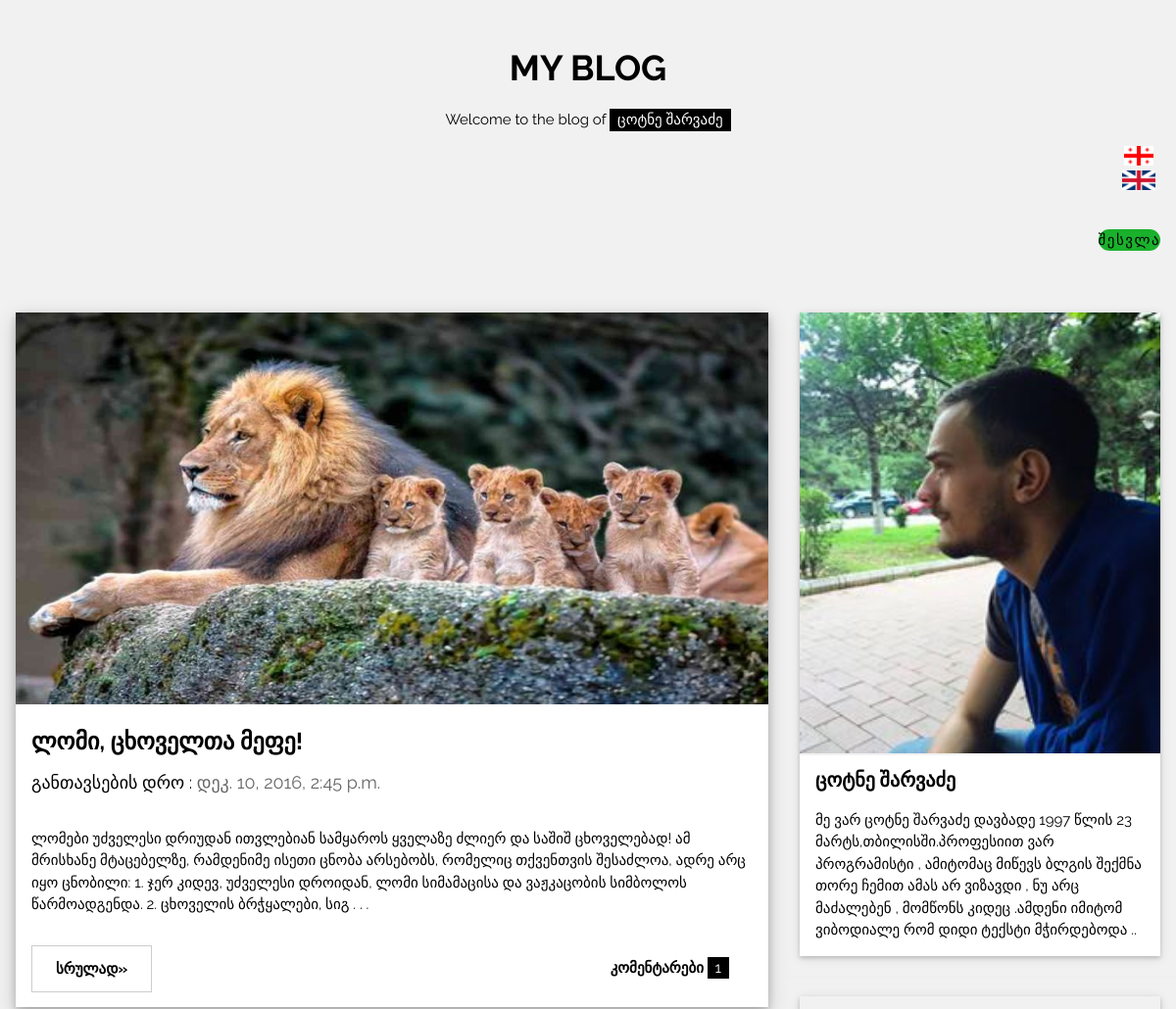
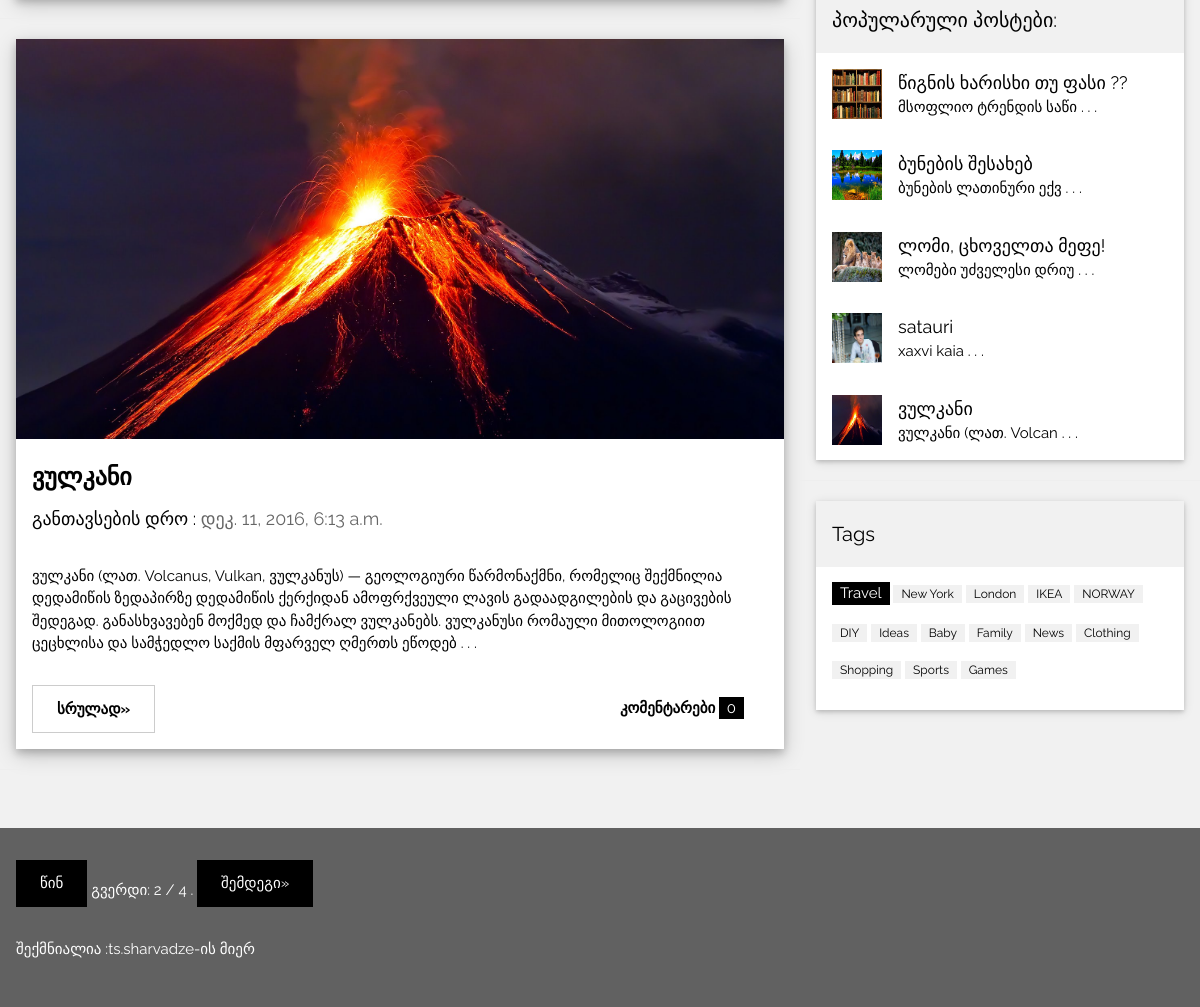
/app/?page=2, run on the app's committed database (2 pictures, top to bottom).
### app/models.py (models this page shows, shortened)
class Post(models.Model):
	postis_satauri=models.CharField(verbose_name=_("სათაური"),max_length=50)
	postis_contenti=models.TextField(verbose_name=_("კონტენტი"))
	sheqmnis_dro=models.DateTimeField(verbose_name=_('შექმნის დრო'),auto_now_add=True, blank=True)
	surati=models.ImageField(verbose_name=_("სურათი"),upload_to='app')
	ganaxlebis_dro=models.DateTimeField(verbose_name=_('განახლების დრო'),auto_now_add=True, blank=True)
	comment= models.ManyToManyField(Comment,verbose_name=_("კომენტარი"))
	def get_medium_desc(self):
		return self.postis_contenti[:300]+" . . ."
	def get_short_desc(self):
		return self.postis_contenti[:20]+" . . ."
	class Meta:
		verbose_name_plural=_("პოსტები")
		verbose_name=_("პოსტი")

### app/views.py (the view)
def index(request):
	def my_sort(a):
		return a.comment.count()
	postebis_sia=Post.objects.all()
	popularuli_postebi=[i for i in postebis_sia]
	popularuli_postebi.sort(key=my_sort,reverse=True)
	popularuli_postebi=popularuli_postebi[:5]
	paginator = Paginator(postebis_sia, 2) # Show 2 contacts per page
	page = request.GET.get('page')
	try:
		contacts = paginator.page(page)
	except PageNotAnInteger:
		contacts = paginator.page(1)
	except EmptyPage:
		contacts = paginator.page(paginator.num_pages)
	page_num=contacts.number
	postebis_sia=postebis_sia[page_num*2-2:page_num*2]
	context={
		"postebis_sia":postebis_sia,
		"popularuli_postebi":popularuli_postebi,
		"contacts":contacts,
		"user":request.user
		}
	return render(request,'app/new.html',context)

### templates/app/new.html (shortened to what this page needs)
{% load i18n %}
<!DOCTYPE html>
<html>
{% load static %}
<link rel="stylesheet" href="{% static 'css/new.css' %}">
<body class="w3-light-grey">
<div class="w3-content" style="max-width:1400px">
<header class="w3-container w3-center w3-padding-32">
  <h1><b>MY BLOG</b></h1>
  <p>Welcome to the blog of <span class="w3-tag">{% trans "ცოტნე შარვაძე" %}</span></p>
  {% include "app/lang_change.html" %}
{% include "app/log_out.html" %}
</header>
<div class="w3-row">
<div class="w3-col l8 s12">
  {% for object in postebis_sia %}
  <div class="w3-card-4 w3-margin w3-white">
    <img src="{{object.surati.url}}" alt="Nature" style="width: 100%; height: 400px;">
    <div class="w3-container w3-padding-8">
      <h3><b>{{object.postis_satauri}}</b></h3>
      <h5>{% trans "განთავსების დრო" %} : <span class="w3-opacity">{{ object.sheqmnis_dro }}</span></h5>
    </div>
    <div class="w3-container">
      <p>{{object.get_medium_desc}}</p>
      <div class="w3-row">
        <div class="w3-col m8 s12">
          <p><a type="button" href="{% url 'app:srulad' object.id %}"  class="w3-btn w3-padding-large w3-white w3-border w3-hover-border-black"><b>{% trans "სრულად" %}»</b></a></p>
        </div>
        <div class="w3-col m4 w3-hide-small">
          <p><span class="w3-padding-large w3-right"><b>{% trans "კომენტარები" %} </b> <span class="w3-tag">{{object.comment.count}}</span></span></p>
        </div>
      </div>
    </div>
  </div>
  <hr>
  {% endfor %}
</div>
<div class="w3-col l4">
  <div class="w3-card-2 w3-margin w3-margin-top">
  <img src="{% static 'img/prof.jpg' %}" style="width: 100%; height: 450px;">
    <div class="w3-container w3-white">
      <h4><b>{% trans "ცოტნე შარვაძე" %}</b></h4>
      <p>{% trans "მე ვარ ცოტნე შარვაძე დავბადე 1997 წლის 23 მარტს,თბილისში.პროფესიით ვარ პროგრამისტი , ამიტომაც მიწევს ბლგის შექმნა თორე ჩემით ამას არ ვიზავდი , ნუ არც მაძალებენ , მომწონს კიდეც .ამდენი იმიტომ ვიბოდიალე რომ დიდი ტექსტი მჭირდებოდა .. "%}</p>
    </div>
  </div><hr>
  <div class="w3-card-2 w3-margin">
    <div class="w3-container w3-padding">
      <h4>{% trans "პოპულარული პოსტები" %}:</h4>
    </div>
    {% for i in popularuli_postebi %}
    <ul class="w3-ul w3-hoverable w3-white"><a  href="{% url 'app:srulad' i.id %}">
      <li class="w3-padding-16">
        <img src="{{i.surati.url}}" alt="Image" class="w3-left w3-margin-right" style="width:50px;height: 50px">
        <span class="w3-large">{{i.postis_satauri}}</span><br>
        <span>{{i.get_short_desc}}</span>
      </a>
    </ul>
    {% endfor %}
  </div>
  <hr>
  <div class="w3-card-2 w3-margin">
    <div class="w3-container w3-padding">
      <h4>Tags</h4>
    </div>
    <div class="w3-container w3-white">
    <p><span class="w3-tag w3-black w3-margin-bottom">Travel</span> <span class="w3-tag w3-light-grey w3-small w3-margin-bottom">New York</span> <span class="w3-tag w3-light-grey w3-small w3-margin-bottom">London</span>
      <span class="w3-tag w3-light-grey w3-small w3-margin-bottom">IKEA</span> <span class="w3-tag w3-light-grey w3-small w3-margin-bottom">NORWAY</span> <span class="w3-tag w3-light-grey w3-small w3-margin-bottom">DIY</span>
      <span class="w3-tag w3-light-grey w3-small w3-margin-bottom">Ideas</span> <span class="w3-tag w3-light-grey w3-small w3-margin-bottom">Baby</span> <span class="w3-tag w3-light-grey w3-small w3-margin-bottom">Family</span>
      <span class="w3-tag w3-light-grey w3-small w3-margin-bottom">News</span> <span class="w3-tag w3-light-grey w3-small w3-margin-bottom">Clothing</span> <span class="w3-tag w3-light-grey w3-small w3-margin-bottom">Shopping</span>
      <span class="w3-tag w3-light-grey w3-small w3-margin-bottom">Sports</span> <span class="w3-tag w3-light-grey w3-small w3-margin-bottom">Games</span>
    </p>
    </div>
  </div>
</div>
</div><br>
</div>
<footer class="w3-container w3-dark-grey w3-padding-32 w3-margin-top">
    <div class="pagination">
      <span class="step-links">
          {% if contacts.has_previous %}
              <a class="w3-btn w3-padding-large w3-margin-bottom" href="?page={{ contacts.previous_page_number }}">{% trans "წინ" %}</a>
          {% endif %}
          <span class="current">
              {% trans "გვერდი" %}: {{ contacts.number }} / {{ contacts.paginator.num_pages }} .
          </span>
          {% if contacts.has_next %}
              <a class="w3-btn w3-padding-large w3-margin-bottom" href="?page={{ contacts.next_page_number }}">{% trans "შემდეგი" %}»</a>
          {% endif %}
      </span>
  </div>
  <p>{% trans "შექმნიალია  :" %}<a href="https://www.facebook.com/tsotnesharvadze" target="_blank">ts.sharvadze</a>{% trans "-ის მიერ" %}</p>
</footer>
</body>
</html>

### templates/app/new.html (style rules this page uses)
body,h1,h2,h3,h4,h5 { font-family: "Raleway", sans-serif }

### data on the page
Post: surati (picture), postis_satauri "ლომი, ცხოველთა მეფე!", sheqmnis_dro "დეკ. 10, 2016, 2:45 p.m.", get_medium_desc "ლომები უძველესი დრიუდან ითვლებიან სამყაროს ყველაზე ძლიერ და საშიშ ცხოველებად! ამ მრისხანე მტაცებელზე, რამდენიმე ისეთი ცნობა არსებობს, რომელიც თქვენთვის შესაძლოა, ადრე არც იყო ცნობილი: 1. ჯერ კიდევ, უძველესი დროიდან, ლომი სიმამაცისა და ვაჟკაცობის სიმბოლოს წარმოადგენდა. 2. ცხოველის ბრჭყალები, სიგ . . .", comment.count "1", get_short_desc "ლომები უძველესი დრიუ . . ."
Post: surati (picture), postis_satauri "ვულკანი", sheqmnis_dro "დეკ. 11, 2016, 6:13 a.m.", get_medium_desc "ვულკანი (ლათ. Volcanus, Vulkan, ვულკანუს) — გეოლოგიური წარმონაქმნი, რომელიც შექმნილია დედამიწის ზედაპირზე დედამიწის ქერქიდან ამოფრქვეული ლავის გადაადგილების და გაცივების შედეგად. განასხვავებენ მოქმედ და ჩამქრალ ვულკანებს. ვულკანუსი რომაული მითოლოგიით ცეცხლისა და სამჭედლო საქმის მფარველ ღმერთს ეწოდებ . . .", comment.count "0", get_short_desc "ვულკანი (ლათ. Volcan . . ."
Post: surati (picture), postis_satauri "წიგნის ხარისხი თუ ფასი ??", get_short_desc "მსოფლიო ტრენდის საწი . . ."
Post: surati (picture), postis_satauri "ბუნების შესახებ", get_short_desc "ბუნების ლათინური ექვ . . ."
Post: surati (picture), postis_satauri "satauri", get_short_desc "xaxvi kaia . . ."

### other printed values
{{ contacts.number }} "2"
{{ contacts.paginator.num_pages }} "4"
